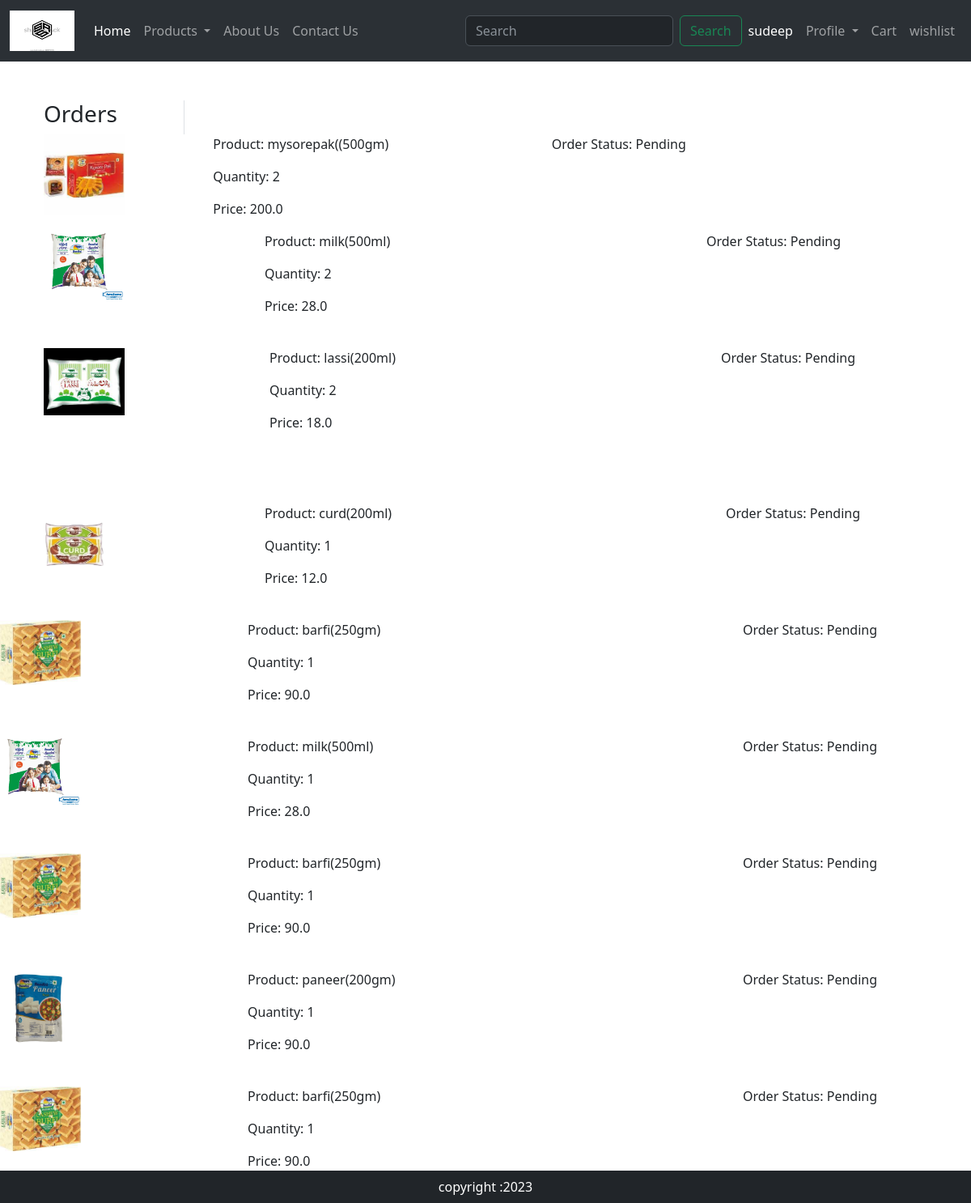
Screenshot of /orders/ (signed in) with the database file from the repository.
### ecommapp/models.py (models this page shows, shortened)
class OrderPlaced(models.Model):
    user=models.ForeignKey(User,on_delete=models.CASCADE)
    customer=models.ForeignKey(Customer,on_delete=models.CASCADE)
    product=models.ForeignKey(Product,on_delete=models.CASCADE)
    quantity=models.PositiveIntegerField(default=1)
    order_date=models.DateTimeField(auto_now_add=True)
    status=models.CharField(max_length=50,choices=STATUS_CHOICES,default='Pending')
    payment=models.ForeignKey(Payment,on_delete=models.CASCADE,default='')

class Product(models.Model):
    title=models.CharField(max_length=100)
    price=models.FloatField()
    description=models.TextField()
    category=models.CharField(choices=CATEGORY_CHOICES,max_length=15)
    image=models.ImageField(upload_to='product')

### ecommapp/views.py (the view)
# urls.py: path('orders/',views.orders,name='orders'),
def orders(request):
    order_placed=OrderPlaced.objects.filter(user=request.user)
    return render(request,'ecommapp/orders.html',locals())

### ecommapp/templates/ecommapp/orders.html (shortened to what this page needs)
{% extends 'main.html' %}
{% load static %}
{% block main%}
<div class="container">
<div class="container my-5">
    <div class="row">
        <div class="col-sm-2 border-end">
            <h3>Orders</h3>
        </div><br>
    </div>
    <div class="row">
        <div class="col-sm-9 offset-sm">
            {% for obj in order_placed %}
            <div class="row">
            <div class="col-sm-3">
                <img src="{{obj.product.image.url}}" class="img-fluid" alt="" height="100" width="100">
            </div>
            <div class="col-sm-6">
                <p>Product: {{obj.product.title}} </p>
                <p>Quantity: {{obj.quantity}} </p>
                <p>Price: {{obj.product.price}} </p>
            </div>
            <div class="col-sm-3">
                <p>Order Status: {{obj.status}} </p>
            </div>
            </div>
        </div><br>
        {% endfor %}
{% endblock %}

### templates/main.html (shortened to what this page needs)
<!DOCTYPE html>
{% load static %}
<html lang="en">
<head>
    <link href="https://cdn.jsdelivr.net/npm/bootstrap@5.3.0/dist/css/bootstrap.min.css" rel="stylesheet">
    <link rel="stylesheet" href="{% static 'ecommapp/css/style.css'  %}">
    <link rel="stylesheet" href="{% static 'ecommapp/css/owl.carousel.min.css'  %}">
    <link rel="stylesheet" href="{% static 'ecommapp/css/all.min.css'  %}">
</head>
<body>
    <nav class="navbar navbar-expand-lg bg-body-tertiary" data-bs-theme="dark">
        <div class="container-fluid">
            <a class="navbar-brand" href="{% url 'home' %}">
                <img src="{% static 'ecommapp/images/srs logo.webp' %}" alt="" width="80px" height="50px">
            </a>
            <div class="collapse navbar-collapse" id="navbarSupportedContent">
            <ul class="navbar-nav me-auto mb-2 mb-lg-0">
                <li class="nav-item">
                <a class="nav-link active" aria-current="page" href="{% url 'home' %}">Home</a>
                </li>
                <li class="nav-item dropdown">
                    <a class="nav-link dropdown-toggle" href="#" role="button" data-bs-toggle="dropdown" aria-expanded="false">
                        Products
                    </a>
                </li>
                <li class="nav-item">
                <a class="nav-link" href="{% url 'about' %}">About Us</a>
                </li>
                <li class="nav-item">
                    <a class="nav-link" href="#">Contact Us</a>
                </li>
            </ul>
            <form class="d-flex" role="search" method="GET" action="{% url 'productfilter' %}">
                <input class="form-control me-2" type="search" placeholder="Search" aria-label="Search" name="q" >
                <button class="btn btn-outline-success" type="submit">Search</button>
            </form>
            </div>
            <ul class="navbar-nav me-auto mb-2 mb-lg-0">
                {% if request.user.is_authenticated %}
                <li class="nav-item">
                    <a class="nav-link active" aria-current="page" href=""> {{request.user}} </a>
                </li>
                {% endif %}
                <li class="nav-item dropdown">
                    <a class="nav-link dropdown-toggle" href="" role="button" data-bs-toggle="dropdown" aria-expanded="false">
                        Profile
                    </a>
                </li>
                <li class="nav-item">
                    <a class="nav-link" href="{% url 'cart' %}">Cart  </a>
                </li>
                <li class="nav-item">
                    <a class="nav-link" href="{% url 'wishlist' %}">wishlist  </a>
                </li>
            </ul>
        </div>
        </nav>
        {% block main%}
        {% endblock %}
      <footer class="container-fluid bg-dark text-white fixed-bottom text-center p-2 mt-5" >
        copyright :2023
      </footer>
</body>
</html>

### rows the page displays
OrderPlaced: product.image (picture), product "mysorepak((500gm)", quantity "2", product.price "200.0", status "Pending"
OrderPlaced: product.image (picture), product "milk(500ml)", quantity "2", product.price "28.0", status "Pending"
OrderPlaced: product.image (picture), product "lassi(200ml)", quantity "2", product.price "18.0", status "Pending"
OrderPlaced: product.image (picture), product "curd(200ml)", quantity "1", product.price "12.0", status "Pending"
OrderPlaced: product.image (picture), product "barfi(250gm)", quantity "1", product.price "90.0", status "Pending"
OrderPlaced: product.image (picture), product "milk(500ml)", quantity "1", product.price "28.0", status "Pending"
OrderPlaced: product.image (picture), product "barfi(250gm)", quantity "1", product.price "90.0", status "Pending"
OrderPlaced: product.image (picture), product "paneer(200gm)", quantity "1", product.price "90.0", status "Pending"
OrderPlaced: product.image (picture), product "barfi(250gm)", quantity "1", product.price "90.0", status "Pending"

### other values shown
{{ request.user }} "sudeep"
